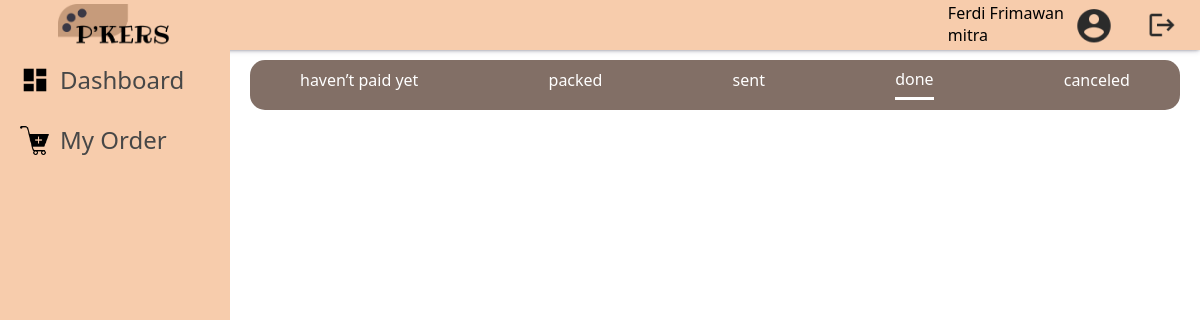
/public/Order/done (signed in), run on an earlier commit of the app's database.
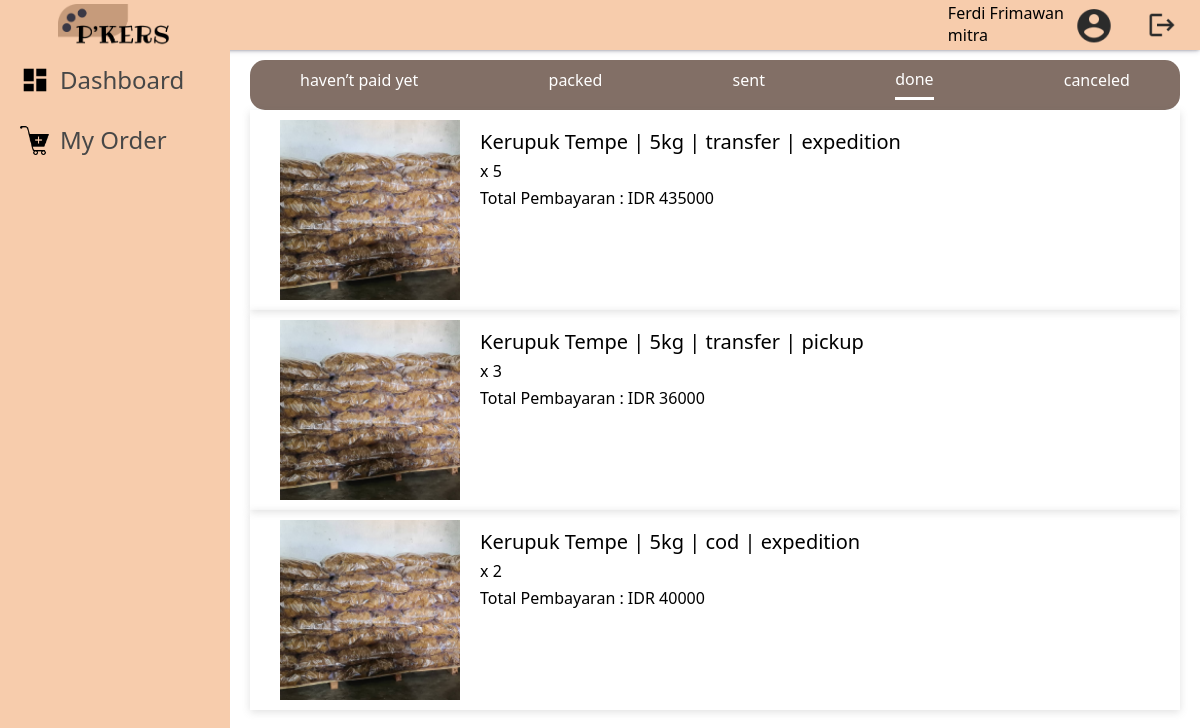
And on a later commit of the database.
### tables this page shows
CREATE TABLE `akun_mitra` (
  `email` varchar(250) NOT NULL,
  `no_telepon` varchar(12) NOT NULL,
  `username` varchar(250) NOT NULL,
  `nama_lengkap` varchar(250) NOT NULL,
  `alamat` varchar(250) NOT NULL,
  `desa_id` int(11) NOT NULL,
  `kecamatan_id` int(11) NOT NULL,
  `kabupaten_id` int(11) NOT NULL,
  `provinsi_id` int(11) NOT NULL,
  `negara_id` int(11) NOT NULL,
  `tanggal_lahir` date NOT NULL,
  `jenis_kelamin_id` int(11) NOT NULL,
  `password` varchar(500) NOT NULL,
  `status_akun_id` int(11) NOT NULL,
  `profil` varchar(1000) NOT NULL
);

CREATE TABLE `pesanan` (
  `id` int(11) NOT NULL,
  `mitra_email` varchar(255) NOT NULL,
  `produk_id` int(11) NOT NULL,
  `jumlah_pesanan` int(11) NOT NULL,
  `metode_pembayaran` varchar(255) NOT NULL,
  `bukti_pembayaran` varchar(500) DEFAULT NULL,
  `status_pembayaran` varchar(255) NOT NULL,
  `tanggal_pesan` date DEFAULT NULL,
  `batas_pembayaran` date DEFAULT NULL,
  `tanggal_pembayaran` date DEFAULT NULL,
  `jenis_pengiriman` varchar(255) NOT NULL,
  `no_resi` varchar(255) DEFAULT NULL,
  `tanggal_pengiriman` date DEFAULT NULL,
  `status_pengiriman` varchar(255) NOT NULL,
  `tanggal_terima` date DEFAULT NULL,
  `status_diterima` varchar(255) NOT NULL,
  `total_pembayaran` int(11) NOT NULL
);

CREATE TABLE `produk` (
  `id` int(11) NOT NULL,
  `nama_produk` varchar(255) NOT NULL,
  `stok` int(11) NOT NULL,
  `berat` int(11) NOT NULL,
  `deskripsi` text NOT NULL,
  `gambar` varchar(500) NOT NULL,
  `harga` int(11) NOT NULL,
  `expired` date NOT NULL,
  `stok_bulan` varchar(50) NOT NULL
);

### app/core/Controller.php (called while the page is built, shortened)
<?php
class Controller{
  public function view($view,$data=[]){
    require_once "../app/views/$view.php";
  }
  public function model($model){
    return new $model;
  }
}
?>

### app/controllers/Order.php (called while the page is built, shortened)
<?php
class Order extends Controller{
  public function done(){
    $controller_name = $_SESSION['controller_name'];
    $method_name = $_SESSION['method_name'];
    $data = [
      "controller_name"=>$controller_name,
      "method_name"=> $method_name,
      "list_order" => $this->model("Pesanan_model")->pengiriman_selesai()
    ];
    $this->view("header",$data['controller_name']);
    $this->view("$controller_name/$method_name",$data);
    $this->view("footer");
  }
}
?>

### app/core/App.php (called while the page is built, shortened)
<?php
class App{
  protected $method = "index";
  protected $params = [];
  public function __construct()
  {
    $url = $this->parseURL();
    if(file_exists("../app/controllers/".$url[0].".php")){
      unset($url[0]);
    }
    else{
      header("Location: ".BASE_URL."/Article");
    }
    $this->controller = new $this->controller;
    if(isset($url[1])){
      if(method_exists($this->controller,$url[1])){
        $this->method = $url[1];
      }
    }
    call_user_func_array([$this->controller, $this->method],$this->params);
  }
  public function parseURL(){
    if(isset($_GET['url'])){
      $url = rtrim($_GET['url'],'/');
      $url = filter_var($url,FILTER_SANITIZE_URL);
      $url = explode("/",$url);
      return $url;
    }
  }
}
?>

### public/index.php (called while the page is built, shortened)
<?php
$app = new App;
?>

### app/core/Database.php (called while the page is built, shortened)
<?php
class Database{
  private $host = DB_HOST;
  private $user = DB_USER;
  private $password = DB_PASSWORD;
  private $name = DB_NAME;
  private $db_handler;
  private $query_statement;
  public function __construct()
  {
    $db_source_name = "mysql:host=".$this->host.";dbname=".$this->name;
    $option = [
      PDO::ATTR_PERSISTENT => true,
      PDO::ATTR_ERRMODE => PDO::ERRMODE_EXCEPTION
    ];
    try {
      $this->db_handler = new PDO($db_source_name,$this->user,$this->password,$option);
    } catch (PDOException $e) {
      die($e->getMessage());
    }
  }
  public function query($query){
    $this->query_statement = $this->db_handler->prepare($query);
  }
  public function bind($param,$value,$type=null){
    if(is_null($type)){
      switch(true){
        default : $type = PDO::PARAM_STR;
      }
    }
    $this->query_statement->bindValue($param,$value,$type);
  }
  public function execute(){
    $this->query_statement->execute();
  }
  public function result_set(){
    $this->execute();
    return $this->query_statement->fetchAll(PDO::FETCH_ASSOC);
  }
  public function single(){
    $this->execute();
    return $this->query_statement->fetch(PDO::FETCH_ASSOC);
  }
}
?>

### app/models/User_model.php (called while the page is built, shortened)
<?php
class User_model{
  private $table = "akun_mitra";
  private $db;
  public function __construct()
  {
    $this->db = new Database;
  }
  public function get_data_user($email){
    try {
      $query = "SELECT * FROM $this->table WHERE email = :email";
      $this->db->query($query);
      $this->db->bind('email',$email);
      return $this->db->single();
    } catch (\Throwable $th) {
      return "Error";
    }
  }
  public function login($email, $password){
    $query = "SELECT * FROM $this->table WHERE email = :email && password = :password && status_akun_id = 1";
    $this->db->query($query);
    $this->db->bind('email',$email);
    $this->db->bind('password',$password);
    return $this->db->single();
  }
}
?>

### app/models/Pesanan_model.php (called while the page is built, shortened)
<?php
class Pesanan_model{
  private $table = "pesanan";
  private $db;
  public function __construct()
  {
    $this->db = new Database;
  }
  public function pengiriman_selesai(){
    $this->db->query(
      "SELECT * FROM $this->table WHERE status_diterima  = 'Diterima'  AND mitra_email = :email AND tanggal_terima IS NOT NULL ORDER BY id DESC"
    );
    $this->db->bind('email',$_SESSION['login']['email']);
    return $this->db->result_set();
  }
  public function delete_expired_payment(){
    $this->db->query(
      "DELETE FROM $this->table WHERE  batas_pembayaran < CURRENT_DATE() AND bukti_pembayaran = ''"
    );
    $this->db->execute();
  }
}

### app/models/Product_model.php (called while the page is built, shortened)
<?php
class Product_model{
  private $table = "produk";
  private $db;
  public function __construct()
  {
    $this->db = new Database;
  }
  public function get_spesific_product($id){
    $query = "SELECT * FROM $this->table WHERE id = :id";
    $this->db->query($query);
    $this->db->bind('id',$id[0]);
    return $this->db->single();
  }
}

### app/views/Order/done.php (the view, shortened to what this page needs)
<?php $this->view("Navbar",[]); ?>
<div class="main">
  <div class="navbar-order">
    <a href="<?= BASE_URL ?>/Order/havent_paid" >
      <h6>haven’t paid yet</h6>
    </a>
    <a href="<?= BASE_URL ?>/Order/packed" >
      <h6>packed</h6>
    </a>
    <a href="<?= BASE_URL ?>/Order/sent" >
      <h6>sent</h6>
    </a>
    <a href="<?= BASE_URL ?>/Order/done" style="border-bottom: 3px solid white;">
      <h6>done</h6>
    </a>
    <a href="<?= BASE_URL ?>/Order/canceled">
      <h6>canceled</h6>
    </a>
  </div>
  <?php
  foreach ($data['list_order'] as $order) {
    $detail_product = $this->model("Product_model")->get_spesific_product($order['produk_id']);
    ?>
       <a href="<?= BASE_URL ?>/Order/detail_order_done/<?= $order['id'] ?>" class="list-order">
          <div class="img" style="background-image: url(<?=  BASE_URL?>/img/products/<?= $detail_product['gambar'] ?>);">
          </div>
          <div style="margin:20px;display:flex;flex-direction:column;justify-content:space-between">
            <div>
              <h5><?= $detail_product['nama_produk'] ?> | <?= $detail_product['berat'] ?>kg | <?= $order['metode_pembayaran'] ?> | <?= $order['jenis_pengiriman'] ?> </h5>
              <h6>x <?= $order['jumlah_pesanan'] ?> </h6>
              <h6>Total Pembayaran : IDR <?= $order['total_pembayaran'] ?></h6>
            </div>
          </div>
        </a>
      <?php
      }
  ?>
</div>

### app/views/header.php (shortened to what this page needs)
<!DOCTYPE html>
<html lang="en">
<head>
  <link rel="stylesheet" href="<?= BASE_URL ?>/style/bootstrap.min.css">
  <link rel="stylesheet" href="<?= BASE_URL ?>/style/css/Navbar.css?<?php echo time(); ?>">
  <?php
  if(file_exists("style/css/$data.css")){ ?>
    <link rel="stylesheet" href="<?= BASE_URL ?>/style/css/<?= $data ?>.css?<?php echo time(); ?>">
  <?php
  }
  ?>

### app/views/Navbar.php (shortened to what this page needs)
<?php
$photo = $this->model("User_model")->get_data_user($_SESSION['login']['email'])['profil'];
?>
<div class="side-bar">
  <div class="logo">
    <img src="<?= BASE_URL ?>/icon/logo.png" alt="">
  </div>
  <a href="<?= BASE_URL ?>/Article">
    <img src="<?= BASE_URL ?>/icon/Dashboard.png" alt="">
    <h4>Dashboard</h4>
  </a>
  <a href="<?= BASE_URL ?>/Order">
    <img src="<?= BASE_URL ?>/icon/keranjang.png" alt="">
    <h4>My Order</h4>
  </a>
  <br>
</div>
<div id="nav">
  <div style="display: flex;justify-content:center;align-items: flex-end;">
    <a href="<?= BASE_URL ?>/About" style="text-decoration:none;color:black;cursor:pointer;display:flex;justify-content:center;align-items: center;">
      <div style="display:flex;flex-direction:column;justify-content:space-between;margin-right:10px">
        <h6 style="margin-top: auto;margin-bottom: auto"><?= $this->model("User_model")->get_data_user($_SESSION['login']['email'])['nama_lengkap'] ?></h6>
        <p style="margin-top: auto;margin-bottom: auto">mitra</p>
      </div>
      <?php
      if($photo == ""){ ?>
        <img style="border-radius: 50%;width:40px;height:40px;object-fit: cover;" src="<?= BASE_URL ?>/icon/akun.png" alt="">
      <?php
      }else{ ?>
        <img style="border-radius: 50%;width:40px;height:40px;object-fit: cover;" src="<?= BASE_URL ?>/img/<?= $photo ?>?<?php echo time(); ?>" alt="">
      <?php
      }
      ?>
    </a>
    <form action="" method="POST">
      <button type="submit" name="tombol_logout" class="btn"><img src="<?= BASE_URL ?>/icon/logout.png" style="width: 30px;margin-left:20px;padding-left:0px" alt=""></button>
    </form>
  </div>
</div id="nav">

### app/views/footer.php (shortened to what this page needs)
</body>
</html>

### public/style/css/Navbar.css (style rules this page uses)
.btn { font-size: 18px; }
#nav { height: 50px; position: fixed; width: 100%; right: 0; margin-left: 230px; z-index: 10; padding: 10px; display: flex; align-items: center; justify-content: space-between; background-color: #F7CCAC; box-shadow: rgba(50, 50, 93, 0.25) 0px 2px 5px -1px, rgba(0, 0, 0, 0.3) 0px 1px 3px -1px; }
#nav img { width: 40px; }
.side-bar { width: 230px; height: 100vh; background-color: #F7CCAC; z-index: 11; display: flex; flex-direction: column; position: fixed; animation-duration: 2s; }
.side-bar .logo { width: 100%; height: 50px; display: flex; justify-content: center; }
.side-bar .logo img { width: 50%;margin:auto }
.side-bar a { font-size: 20px; text-decoration: none; color: rgb(71, 71, 71); width: 100%; height: 60px; display: flex; padding-left: 20px; align-items: center; padding-bottom: 0; }
.side-bar a img { width: 30px; }
.side-bar a h4 { margin: 0; padding: 0; margin-left: 10px; }
.main { margin-left: 230px; width: 100vmax - 240px; padding-top: 50px; background-color: white; padding-left: 20px;padding-top:60px;padding-right:20px;padding-bottom: 20px; }

### public/style/css/Order.css (style rules this page uses)
.list-order { display: flex; width: 100%; height: 200px; box-shadow: rgba(99, 99, 99, 0.2) 0px 2px 8px 0px; }
.img { margin-left: 30px; width: 180px; height: 180px; background-position: center; background-size: cover; align-self: center; }
.navbar-order { width: 100%; height: 50px; background-color: #826F66; border-radius: 15px; display: flex; justify-content: space-between; align-items: center; padding: 0px 50px; }
.navbar-order a { color: white; text-decoration: none; cursor: pointer; }

### app/views/Order/done.php (style rules this page uses)
.list-order { cursor: pointer; text-decoration: none; color: black; }

What changed in the data, as far as the page shows it:
added pesanan: produk.gambar (picture), produk.nama_produk "Kerupuk Tempe", produk.berat "5", metode_pembayaran "transfer", jenis_pengiriman "expedition", jumlah_pesanan "5", total_pembayaran "435000"
added pesanan: produk.gambar (picture), produk.nama_produk "Kerupuk Tempe", produk.berat "5", metode_pembayaran "transfer", jenis_pengiriman "pickup", jumlah_pesanan "3", total_pembayaran "36000"
added pesanan: produk.gambar (picture), produk.nama_produk "Kerupuk Tempe", produk.berat "5", metode_pembayaran "cod", jenis_pengiriman "expedition", jumlah_pesanan "2", total_pembayaran "40000"
